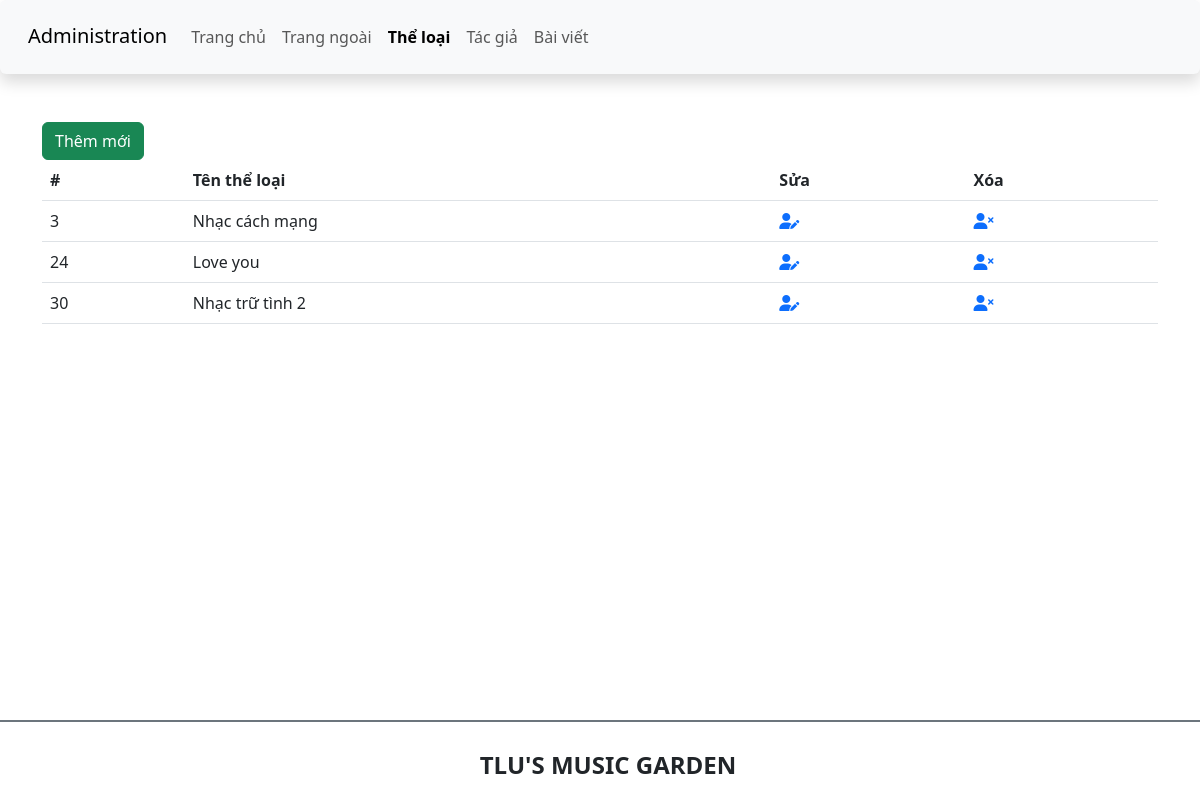
Screenshot of /admin/category.php with the database file from the repository.
### tables this page shows
CREATE TABLE `theloai` (
  `ma_tloai` int(10) UNSIGNED NOT NULL,
  `ten_tloai` varchar(50) NOT NULL
);

### admin/category.php (the view, shortened to what this page needs)
<!DOCTYPE html>
<html lang="en">
<head>
    <link href="https://cdn.jsdelivr.net/npm/bootstrap@5.3.0-alpha1/dist/css/bootstrap.min.css" rel="stylesheet">
    <link rel="stylesheet" href="https://cdnjs.cloudflare.com/ajax/libs/font-awesome/6.3.0/css/all.min.css" />
    <link rel="stylesheet" href="css/style_login.css">
</head>
<body>
    <header>
        <nav class="navbar navbar-expand-lg bg-body-tertiary shadow p-3 bg-white rounded">
            <div class="container-fluid">
                <div class="h3">
                    <a class="navbar-brand" href="#">Administration</a>
                </div>
                <div class="collapse navbar-collapse" id="navbarSupportedContent">
                <ul class="navbar-nav me-auto mb-2 mb-lg-0">
                    <li class="nav-item">
                        <a class="nav-link" aria-current="page" href="./">Trang chủ</a>
                    </li>
                    <li class="nav-item">
                        <a class="nav-link" href="../index.php">Trang ngoài</a>
                    </li>
                    <li class="nav-item">
                        <a class="nav-link active fw-bold" href="category.php">Thể loại</a>
                    </li>
                    <li class="nav-item">
                        <a class="nav-link" href="author.php">Tác giả</a>
                    </li>
                    <li class="nav-item">
                        <a class="nav-link" href="article.php">Bài viết</a>
                    </li>
                </ul>
                </div>
            </div>
        </nav>
    </header>
    <main class="container mt-5 mb-5">
        <div class="row">
            <div class="col-sm">
                <a href="add_category.php" class="btn btn-success">Thêm mới</a>
                <table class="table">
                    <thead>
                        <tr>
                            <th scope="col">#</th>
                            <th scope="col">Tên thể loại</th>
                            <th>Sửa</th>
                            <th>Xóa</th>
                        </tr>
                    </thead>
                    <tbody>
                                <?php
                                $conn = mysqli_connect('localhost','root','','btth01_cse485');
                                $sql = "SELECT *FROM theloai";
                                $result = mysqli_query($conn, $sql);
                                if(mysqli_num_rows($result) > 0){
                                while($row = mysqli_fetch_assoc($result)){
                                    ?>
                                    <tr>
                                        <td><?php echo $row['ma_tloai'];?></td>
                                        <td><?php echo $row['ten_tloai'];?></td>
                                        <td><a href="edit_category.php?id=<?php echo $row['ma_tloai'];?>"><i class="fa-solid fa-user-pen"></i></a></td>
                                        <td><a href="delete_category.php?id=<?php echo $row['ma_tloai'];?>"><i class="fa-solid fa-user-xmark"></i></a></td>
                                    </tr>
                                  <?php
                                }
                                }
                    ?>
                    </tbody>
                </table>
            </div>
        </div>
    </main>
    <footer class="bg-white d-flex justify-content-center align-items-center border-top border-secondary  border-2 fixed-bottom" style="height:80px">
        <h4 class="text-center text-uppercase fw-bold mt-3 ms-3">TLU's music garden</h4>
    </footer>
</body>
</html>

### rows the page displays
theloai: ma_tloai "3", ten_tloai "Nhạc cách mạng"
theloai: ma_tloai "24", ten_tloai "Love you"
theloai: ma_tloai "30", ten_tloai "Nhạc trữ tình 2"
